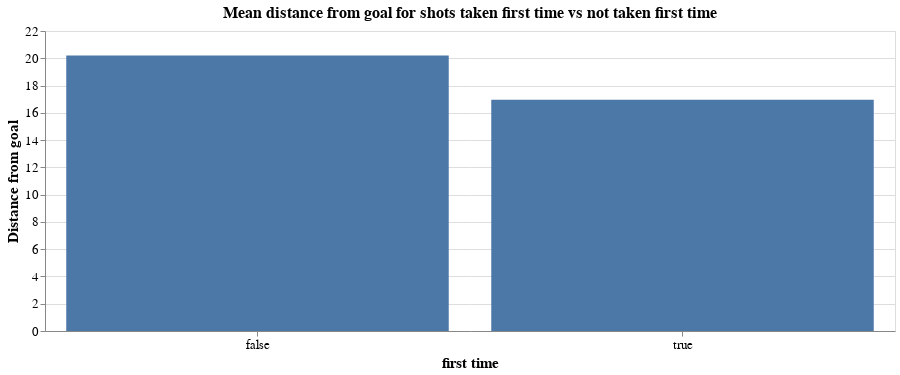

Notebook source saved alongside this figure:
### Code cell
alt.Chart(shot_training_set.groupby("first time").mean().reset_index()).mark_bar().encode(
        alt.X('first time:N', axis = alt.Axis(title = "first time", labelAngle = 0)),
        alt.Y('Distance from goal:Q', axis = alt.Axis(title = 'Distance from goal'))
).properties(width = 850, height = 300, 
             title = "Mean distance from goal for shots taken first time vs not taken first time"
).configure_axis(labelFontSize = 13, titleFontSize = 15
).configure_title(fontSize = 16)

### Figure 1 — Vega-Lite specification as saved in the notebook (floating-point values rounded to 4 significant figures)
{"$schema": "https://vega.github.io/schema/vega-lite/v3.4.0.json", "config": {"axis": {"labelFontSize": 13, "titleFontSize": 15}, "mark": {"tooltip": null}, "title": {"fontSize": 16}, "view": {"height": 300, "width": 400}}, "data": {"name": "data-fff224572d6e3bb633832dfa8ea0f9ab"}, "datasets": {"data-fff224572d6e3bb633832dfa8ea0f9ab": [{"Distance from goal": 20.2, "duration": 0.802, "first time": false, "num opponents between shot and goal": 0.7602, "num opponents within 5 yards": 1.596, "outcome": 0.117, "statsbomb xg": 0.1079, "x gk position": 117.8, "x start location": 102.9, "y gk position": 39.9, "y start location": 39.25}, {"Distance from goal": 16.96, "duration": 0.7531, "first time": true, "num opponents between shot and goal": 0.6587, "num opponents within 5 yards": 1.323, "outcome": 0.1894, "statsbomb xg": 0.1736, "x gk position": 117.5, "x start location": 105.7, "y gk position": 39.97, "y start location": 39.96}]}, "encoding": {"x": {"axis": {"labelAngle": 0, "title": "first time"}, "field": "first time", "type": "nominal"}, "y": {"axis": {"title": "Distance from goal"}, "field": "Distance from goal", "type": "quantitative"}}, "height": 300, "mark": "bar", "title": "Mean distance from goal for shots taken first time vs not taken first time", "width": 850}
